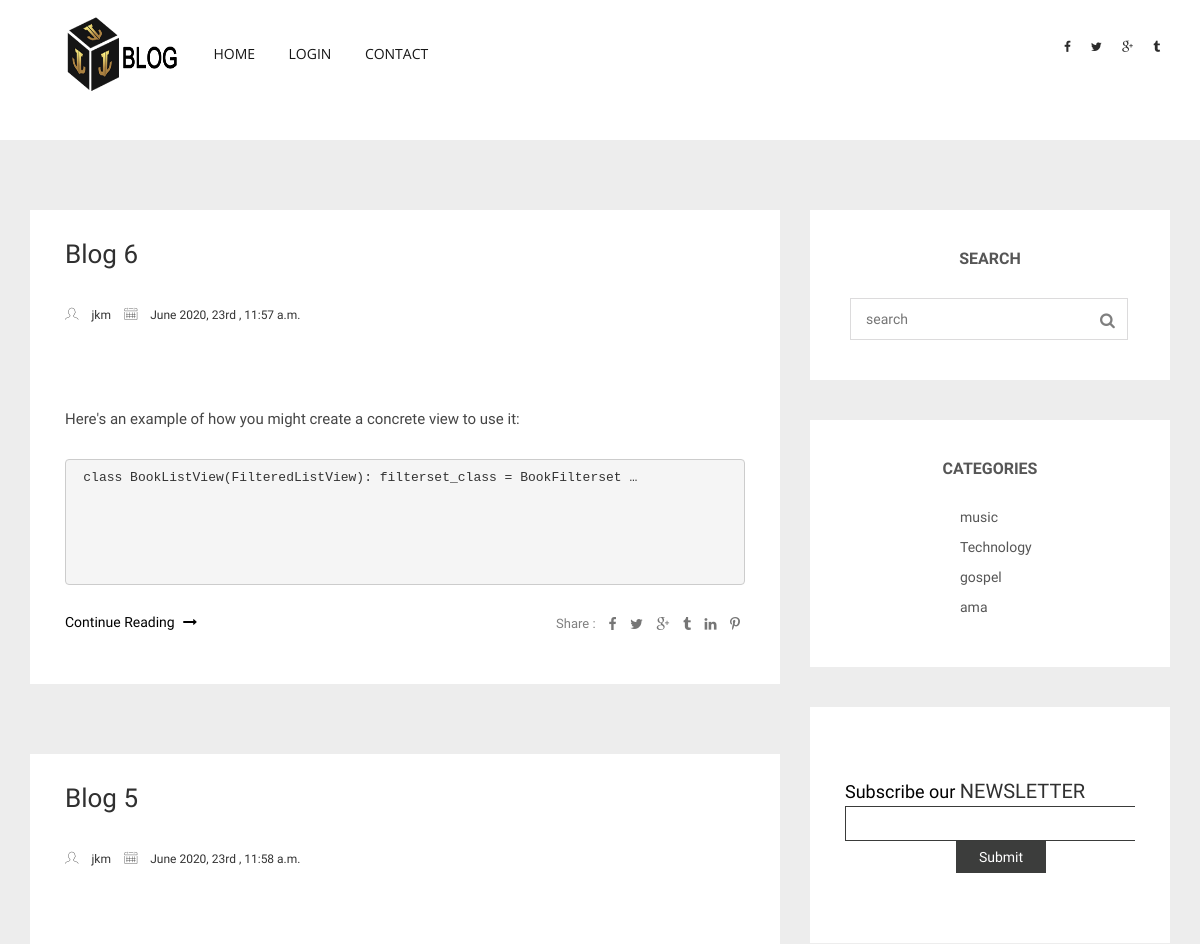
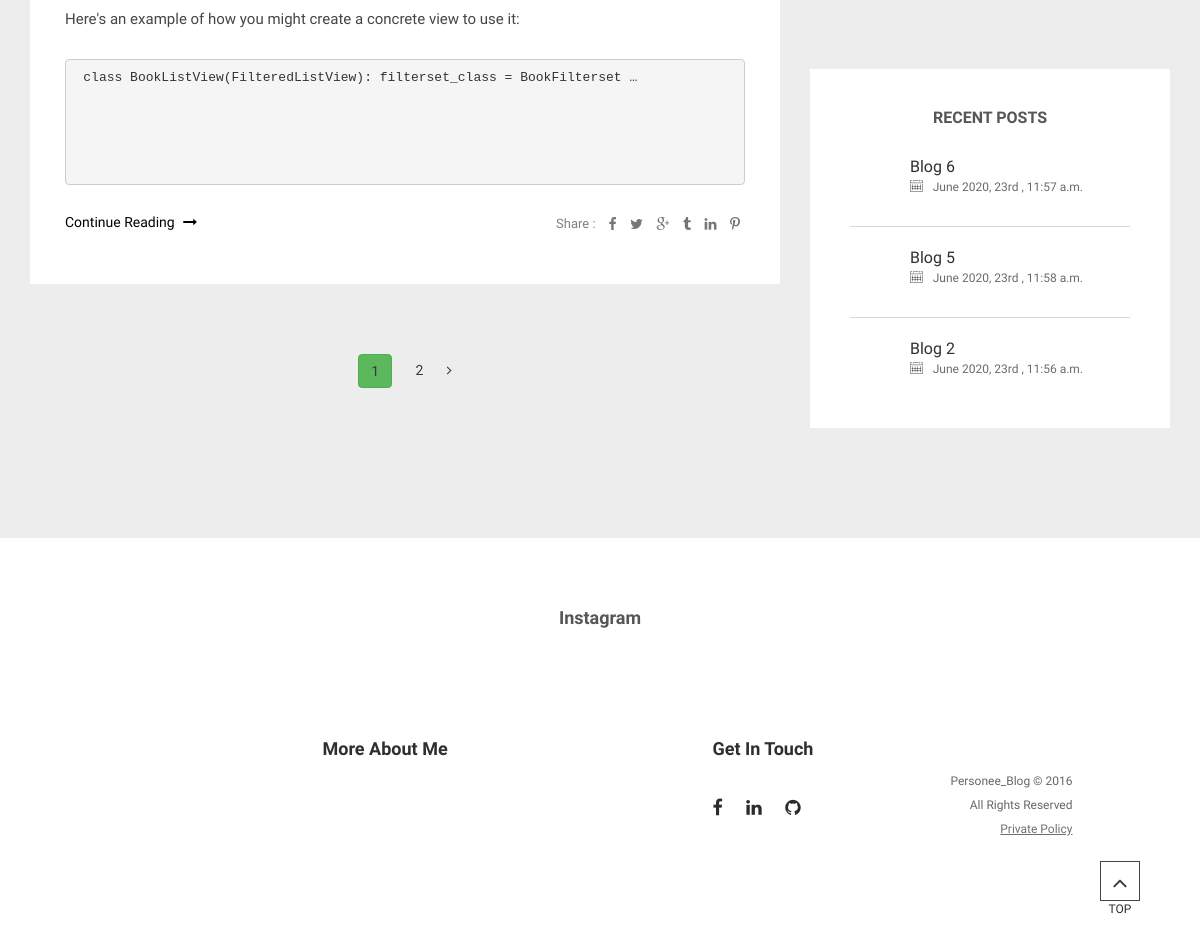
The page / on the database its author committed (2 pictures, top to bottom).
### myblog/models.py (models this page shows, shortened)
class Post(models.Model):
    STATUS_CHOICES = (
        ('draft', 'Draft'),
        ('published', 'Published'),
    )
    title = models.CharField(max_length=250)
    slug = models.SlugField(max_length=250,
                            unique_for_date='publish')
    author = models.ForeignKey(User,
                            on_delete=models.CASCADE,
                            related_name='blog_posts')
    body = RichTextUploadingField()
    publish = models.DateTimeField(default=timezone.now)
    post = models.BooleanField(default=True)
    created = models.DateTimeField(auto_now_add=True)
    updated = models.DateTimeField(auto_now=True)
    status = models.CharField(max_length=10,
                            choices=STATUS_CHOICES,
                            default='published')
    category = models.ForeignKey(Categories, on_delete= models.CASCADE, blank=True, null=True)
    tags = TaggableManager()
    class Meta:
        ordering = ('-publish',)
    def get_absolute_url1(self):
        return reverse('myblog:post_detail',
                        args=[self.publish.year,
                            self.publish.month,
                            self.slug]
                            )

class Categories(models.Model):
    title = models.CharField(max_length=100)
    slug = models.SlugField()
    def __str__(self):
        return self.title

### myblog/views.py (the view)
# urls.py: path('', views.postList.as_view(), name='post'),
class postList(ListView):
    model = Post
    paginate_by = 2
    context_object_name= "posts"
    template_name = 'myblog/index.html'
    def get_context_data(self, **kwargs):
        latest = Post.objects.order_by('-created')[0:3]
        cat = Categories.objects.all()
        form = SubscribeForm()
        context = super().get_context_data(**kwargs)
        context['cat'] = cat
        context['form'] = form
        context['latest'] = latest
        return context
    def get_queryset(self):
        return super(postList, self).get_queryset().filter(post=True)

### myblog/forms.py
class SubscribeForm(forms.ModelForm):
    class Meta:
        model = Subscription
        fields = '__all__'

### myblog/templates/myblog/index.html (shortened to what this page needs)
{% extends 'myblog/base.html'%}
{% block content %}
            <div class="col-md-8 col-sm-8 col-xs-12">
                <div class="blog_left_content">
                    {% for post in posts %}
                        {% if user.is_authenticated %}
                            <div class="single_blog padding_bottom">
                                <div class="single_blog_content">
                                    <div class="single_blog_bottom">
                                        <h2 class="blog_headings"><a href="{{ post.get_absolute_url1 }}">{{ post.title }}</a></h2>
                                    <br>
                                        {% if user.is_authenticated %}
                                        <a class="btn btn-info" href="{% url 'myblog:edit' post.id %}">Edit</a>
                                        <button type="button" class="btn btn-danger" data-toggle="modal" data-target="#exampleModalCenter">
                                            Delete
                                        </button>
                                        {% endif %}
                                        <div class="single_blog_meta">
                                            <ul>
                                                <li><span class="icon-profile-male"></span> {{ post.author}}</li>
                                                <li><span class="icon-calendar"></span> {{ post.updated|date:'F Y, dS , P'}}</li>
                                                <li><span class="icon-chat"></span> 10 Comments</li>
                                            </ul>
                                        </div>
                                    </div>
                                </div>
                            </div>
                        {%else%}
                    <div class="single_blog padding_bottom">
                        <div class="single_blog_content">
                            <div class="single_blog_bottom">
                                <h2 class="blog_headings"><a href="{{ post.get_absolute_url1 }}">{{ post.title }}</a></h2>
                               <br>
                                <div class="single_blog_meta">
                                    <ul>
                                        <li><span class="icon-profile-male"></span> {{ post.author}}</li>
                                        <li><span class="icon-calendar"></span> {{ post.updated|date:'F Y, dS , P'}}</li>
                                    </ul>
                                </div>
                                <p>{{ post.body|truncatewords:20|safe}}</p>
                            </div>
                            <div class="single_blog_footer">
                                <p><a href="{{ post.get_absolute_url1 }}">Continue Reading <i class="fa fa-long-arrow-right"></i> </a></p>
                                <span class="footer_social">
                                <span class="footer_share">Share :</span>
                                    <a href="#" data-toggle="tooltip" data-placement="top" title="facebook"><i class="fa fa-facebook"></i></a>
                                    <a href="#" data-toggle="tooltip" data-placement="top" title="twitter"><i class="fa fa-twitter"></i></a>
                                    <a href="#" data-toggle="tooltip" data-placement="top" title="google-plus"><i class="fa fa-google-plus"></i></a>
                                    <a href="#" data-toggle="tooltip" data-placement="top" title="tumblr"><i class="fa fa-tumblr"></i></a>
                                    <a href="#" data-toggle="tooltip" data-placement="top" title="linkedin"><i class="fa fa-linkedin"></i></a>
                                    <a href="#" data-toggle="tooltip" data-placement="top" title="pinterest"><i class="fa fa-pinterest-p"></i></a>
                                </span>
                            </div>
                        </div>
                    </div>
                    {%endif%}
                    {% endfor %}
                    {%include "myblog/pagination.html"%}
                </div>
            </div>
{% endblock content %}

### myblog/templates/myblog/base.html (shortened to what this page needs)
{% load static %}
<!DOCTYPE html>
<html class="no-js" lang="en">
    <head>
        <link rel="stylesheet" href="{% static 'myblog/css/font-awesome.min.css' %}">
        <link rel="stylesheet" href="{% static 'myblog/css/et_line.css' %}">
        <link rel="stylesheet" href="{% static 'myblog/css/bootstrap.min.css' %}">
        <link rel="stylesheet" href="{% static 'myblog/css/animate.css' %}">
        <link rel="stylesheet" href="{% static 'myblog/css/owl.carousel.css' %}">
        <link rel="stylesheet" href="{% static 'myblog/css/venobox.css' %}">
        <link rel="stylesheet" href="{% static 'myblog/css/style.css' %}">
    </head>
<body class="index_one">
<header class="header_area">
    <section class="header_bottom">
        <div class="container">
            <div class="row">
                <div class="col-md-8 col-sm-7">
                    <div class="mainmenu">
                    <div class="collapse navbar-collapse">
                        <ul class="nav navbar-nav">
                            <li><a href="index.html">
                                <img style="width:120px; height:80px" src="{% static 'myblog/img/jkm.png' %}" alt="">
                            </a></li>
                            <li ><a href="/">home</a>
                            </li>
                            {% if user.is_authenticated %}
                            <li><a href="{% url 'myblog:logout' %}">Logout</a></li>
                            <li><a href="{% url 'myblog:create' %}">Create post</a></li>
                            <li><a href="{% url 'myblog:createcategory' %}">Create Category</a></li>
                            {% else %}
                            <li><a href="{% url 'myblog:login' %}">Login</a></li>
                            <li><a href="{% url 'myblog:contact' %}">contact</a></li>
                        </ul>
                    </div>
                </div>
                </div>
                <div class="col-md-4 col-sm-5 pt-5">
                    <div class="header_social_icon">
                        <a href="#"><i class="fa fa-facebook"></i></a>
                        <a href="#"><i class="fa fa-twitter"></i></a>
                        <a href="#"><i class="fa fa-google-plus"></i></a>
                        <a href="#"><i class="fa fa-tumblr"></i></a>
                </div>
                {% endif %}
            </div>
            </div>
        </div>
    </section>
</header>
<section class="hero_area">
<section class="main_wrapper section_padding">
    <div class="container">
        <div class="row">
{% block content  %}
{% endblock content %}
{%include "myblog/blog_right_side.html"%}
        </div>
    </div>
</section>
<section class="instagram_area padding_top">
    <div class="container">
        <div class="row">
            <h5>Instagram</h5>
            <div class="col-md-12">
            </div>
        </div>
    </div>
</section>
<footer class="footer_area section_padding">
    <div class="container">
        <div class="row">
            <div class="col-md-2 col-sm-2 col-xs-12">
                <div class="single_footer footer_logo">
                </div>
            </div>
            <div class="col-md-3 col-md-offset-1 col-sm-4 col-xs-12">
                <div class="single_footer">
                    <h5>More About Me</h5>
                </div>
            </div>
            <div class="col-md-2 col-md-offset-1 col-sm-3 col-xs-6">
                <div class="single_footer">
                    <h5>Get In Touch</h5>
                    <a href="https://web.facebook.com/joseph.mensah.3701779" target="_blank"><i class="fa fa-facebook"></i></a>
                    <a href="https://www.linkedin.com/in/joseph-mensah-13330a186/"  target="_blank"><i class="fa fa-linkedin"></i></a>
                    <a href="https://github.com/cupux"><i class="fa fa-github"  target="_blank"></i></a>
                </div>
            </div>
            <div class="col-md-2 col-sm-3 col-xs-6">
                <div class="single_footer copyright_text">
                    <p>Personee_Blog &copy; 2016</p>
                    <p>All Rights Reserved</p>
                    <p> <a href="#"><u>Private Policy</u></a> </p>
                </div>
            </div>
            <div class="scroll">
                <div class="scroll_top">
                    <i class="fa fa-angle-up"></i>
                </div>
                <p>TOP</p>
            </div>
        </div>
    </div>
</footer>
    </body>
</html>

### myblog/templates/myblog/pagination.html (shortened to what this page needs)
{% if is_paginated %}
<div class="pagination_area">
    <ul>
        {% for num in page_obj.paginator.page_range %}
            {% if page_obj.number == num %}
                <li><a class="btn btn-success" href="?page={{ num }}">{{ num }}</a></li>
            {% elif num > page_obj.number|add:'-3' and num < page_obj.number|add:'3' %}
                <li><a href="?page={{ num }}">{{ num }}</a></li>
            {% endif %}
        {% endfor %}
        {% if page_obj.has_next %}
        <li class="next_arrow"><a href="?page={{ page_obj.next_page_number }}"><i class="fa fa-angle-right"></i></a></li>
        {% endif %}
    </ul>
</div>
{% endif %}

### myblog/templates/myblog/blog_right_side.html (shortened to what this page needs)
<div class="col-md-4 col-sm-4 col-xs-12">
    <div class="blog_right_content">
        <div class="single_widget widget_padding_botttm">
            <div class="single_widget_content about_img">
                <div class="single_widget_content">
                    <h3 class="widget_headings">search</h3>
                     <div class="single_widget_form fix">
                         <form action="{% url 'myblog:search' %}" method="GET" id="search_all">
                             <input type="search" id="item" name="item" placeholder="search">
                         </form>
                         <a href="#" id="search"><i class="fa fa-search"></i></a>
                     </div>
                </div>
            </div>
        </div>
        <div class="single_widget widget_padding_botttm">
            <div class="single_widget_content">
                <h3 class="widget_headings">categories</h3>
                <div class="single_widget_archive fix">
                        {% for cat in cat %}
                    <ul>
                        <li style="margin-left:110px;"><a href="{% url 'myblog:filt' cat.title %}"><span class="catogorie_name">{{cat}}</span></a></li>
                    </ul>
                    {% endfor %}
                </div>
            </div>
        </div>
        <div class="single_blog padding_bottom">
            <div class="single_blog_content">
                <div class="single_blog_form">
                    <p>Subscribe our <span>Newsletter</span></p>
                    <form  method="POST" id="subcribe">
                        <input type="email" name="email" required id="email"><br>
                        <div class="text-center ">
                        <input type="submit" value="Submit">
                        </div>
                    </form>
                </div>
            </div>
        </div>
        <div class="single_widget widget_padding_botttm">
            <div class="single_widget_content">
                <h3 class="widget_headings">Recent Posts</h3>
                <div class="singel_widget_recentpost">
                    {% for latest in latest%}
                    <div class="recentpost_list fix">
                        <p class="sub_widget_headings"><a href="{{ latest.get_absolute_url1 }}">{{ latest.title}}</a>
                            <span><i class="icon-calendar "></i>{{ latest.updated|date:'F Y, dS , P'}}</span>
                        </p>
                    </div>
                    {% endfor %}
                </div>
            </div>
        </div>
    </div>
</div>

### myblog/static/myblog/css/et_line.css (style rules this page uses)
.icon-mobile, .icon-laptop, .icon-desktop, .icon-tablet, .icon-phone, .icon-document, .icon-documents, .icon-search, .icon-clipboard, .icon-newspaper, .icon-notebook, .icon-book-open, .icon-browser, .icon-calendar, .icon-presentation, .icon-picture, .icon-pictures, .icon-video, .icon-camera, .icon-printer, .icon-toolbox, .icon-briefcase, .icon-wallet, .icon-gift, .icon-bargraph, .icon-grid, .icon-expand, .icon-focus, .icon-edit, .icon-adjustments, .icon-ribbon, .icon-hourglass, .icon-lock, .icon-megaphone, .icon-shield, .icon-trophy, .icon-flag, .icon-map, .icon-puzzle, .icon-basket, .icon-envelope, .icon-streetsign, .icon-telescope, .icon-gears, .icon-key, .icon-paperclip, .icon-attachment, .icon-pricetags, .icon-lightbulb, .icon-layers, .icon-pencil, .icon-tools, .icon-tools-2, .icon-scissors, .icon-paintbrush, .icon-magnifying-glass, .icon-circle-compass, .icon-linegraph, .icon-mic, .icon-strategy, .icon-beaker, .icon-caution, .icon-recycle, .icon-anchor, .icon-profile-male, .icon-profile-female, .icon-bike, .icon-wine, .icon-hotairballoon, .icon-globe, .icon-genius, .icon-map-pin, .icon-dial, .icon-chat, .icon-heart, .icon-cloud, .icon-upload, .icon-download, .icon-target, .icon-hazardous, .icon-piechart, .icon-speedometer, .icon-global, .icon-compass, .icon-lifesaver, .icon-clock, .icon-aperture, .icon-quote, .icon-scope, .icon-alarmclock, .icon-refresh, .icon-happy, .icon-sad, .icon-facebook, .icon-twitter, .icon-googleplus, .icon-rss, .icon-tumblr, .icon-linkedin, .icon-dribbble { font-family: 'et-line'; speak: none; font-style: normal; font-weight: normal; font-variant: normal; text-transform: none; line-height: 1; -webkit-font-smoothing: antialiased; -moz-osx-font-smoothing: grayscale; display:inline-block; }
.icon-calendar:before { content: "\e00d"; }
.icon-profile-male:before { content: "\e040"; }

### rows shown on the page
Post: title "Blog 6", author "jkm", updated "June 2020, 23rd , 11:57 a.m.", body "Here's an example of how you might create a concrete view to use it: class BookListView(FilteredListView): filterset_class = BookFilterset …"
Post: title "Blog 5", author "jkm", updated "June 2020, 23rd , 11:58 a.m.", body "Here's an example of how you might create a concrete view to use it: class BookListView(FilteredListView): filterset_class = BookFilterset …"
Categories: title "music"
Categories: title "Technology"
Categories: title "gospel"
Categories: title "ama"
Post: title "Blog 2", updated "June 2020, 23rd , 11:56 a.m."

### other values the page prints
{{ num }} "1"
{{ num }} "2"
